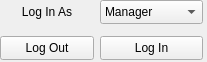
<?xml version="1.0" encoding="UTF-8"?>
<ui version="4.0">
 <class>LoginWidget</class>
 <widget class="QWidget" name="LoginWidget">
  <property name="geometry">
   <rect>
    <x>0</x>
    <y>0</y>
    <width>207</width>
    <height>62</height>
   </rect>
  </property>
  <property name="windowTitle">
   <string>Form</string>
  </property>
  <widget class="QLabel" name="labelLogin">
   <property name="geometry">
    <rect>
     <x>0</x>
     <y>0</y>
     <width>94</width>
     <height>24</height>
    </rect>
   </property>
   <property name="text">
    <string>Log In As</string>
   </property>
   <property name="alignment">
    <set>Qt::AlignCenter</set>
   </property>
  </widget>
  <widget class="QComboBox" name="comboBoxLogin">
   <property name="geometry">
    <rect>
     <x>100</x>
     <y>0</y>
     <width>103</width>
     <height>24</height>
    </rect>
   </property>
   <item>
    <property name="text">
     <string>Manager</string>
    </property>
   </item>
   <item>
    <property name="text">
     <string>Administrator</string>
    </property>
   </item>
  </widget>
  <widget class="QPushButton" name="pushButtonLogOut">
   <property name="geometry">
    <rect>
     <x>0</x>
     <y>36</y>
     <width>94</width>
     <height>24</height>
    </rect>
   </property>
   <property name="text">
    <string>Log Out</string>
   </property>
  </widget>
  <widget class="QPushButton" name="pushButtonLogin">
   <property name="geometry">
    <rect>
     <x>100</x>
     <y>36</y>
     <width>103</width>
     <height>24</height>
    </rect>
   </property>
   <property name="text">
    <string>Log In</string>
   </property>
  </widget>
 </widget>
 <resources/>
 <connections/>
</ui>
